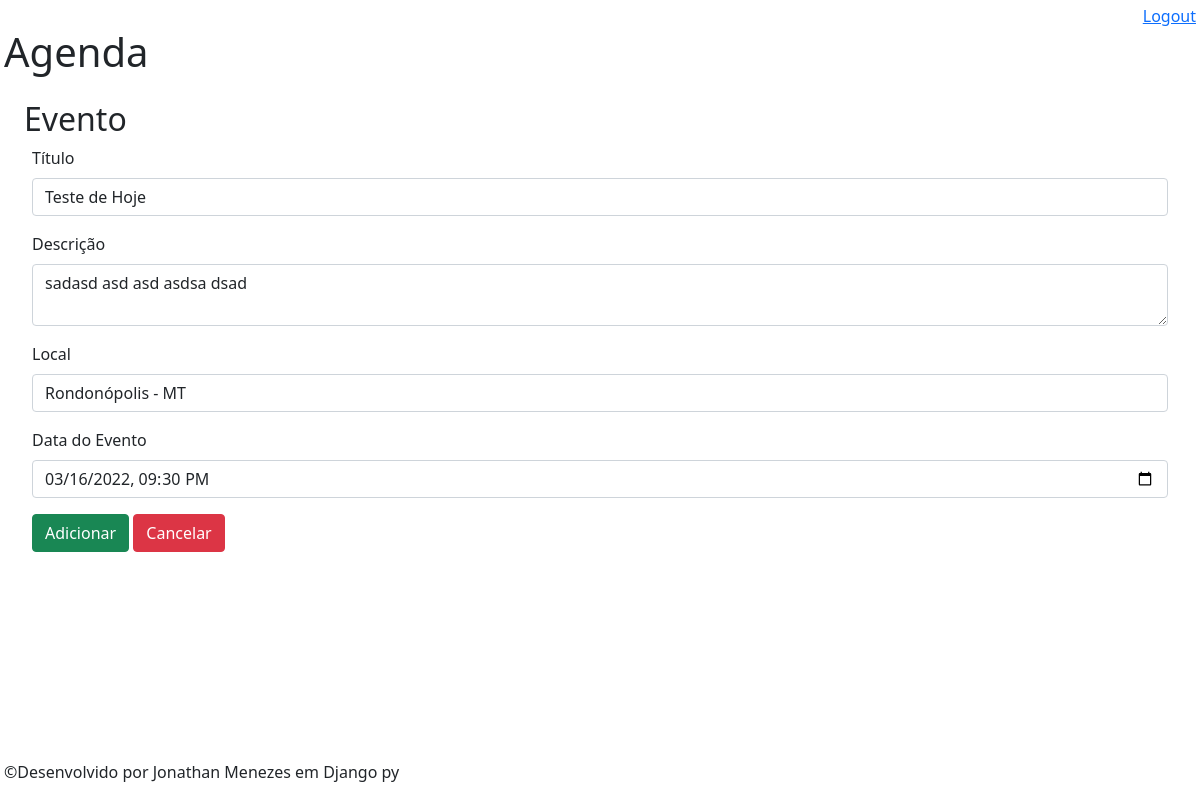
Screenshot of /agenda/evento/?id=5 (signed in) with the database file from the repository.
### core/models.py (models this page shows, shortened)
class Evento(models.Model):
    titulo = models.CharField(max_length=100)
    descricao = models.TextField()
    local = models.TextField()
    data_evento = models.DateTimeField(blank=True,
                                       null=True,
                                       verbose_name='Data do Evento')
    data_criacao = models.DateTimeField(auto_now=True,
                                        verbose_name='Data de Criação')
    usuario = models.ForeignKey(User, on_delete=models.CASCADE)
    class Meta:
        db_table = 'evento'
    def get_data_evento_input(self):
        return self.data_evento.strftime('%Y-%m-%dT%H:%M')

### core/views.py (the view)
# urls.py: path('agenda/evento/', views.evento),
@login_required(login_url='/login/')
def evento(request):
    dados = {}
    evento_id = request.GET.get('id')
    if evento_id:
        dados['evento'] = Evento.objects.get(id=evento_id)
    return render(request, 'evento.html', dados)

### templates/evento.html (shortened to what this page needs)
{% extends "model-page.html" %}
{% block content %}
    <h2>Evento</h2>
    <form class="mx-2" action="submit" method="post">{% csrf_token %}
        <div class="mb-3">
            <label for="titulo" class="form-label">Título</label>
            <input type="text"
                   class="form-control"
                   id="titulo"
                   name="titulo"
                   value="{{ evento.titulo }}">
        </div>
        <div class="mb-3">
            <label for="descricao" class="form-label">Descrição</label>
            <textarea class="form-control"
                      id="descricao"
                      name="descricao">{{ evento.descricao }}</textarea>
        </div>
        <div class="mb-3">
            <label for="local" class="form-label">Local</label>
            <input type="text"
                   class="form-control"
                   id="local"
                   name="local"
                   value="{{ evento.local }}">
        </div>
        <div class="mb-3">
            <label for="data-evento" class="form-label">Data do Evento</label>
            <input type="datetime-local"
                   class="form-control"
                   id="data-evento"
                   name="data-evento"
                   value="{{ evento.get_data_evento_input }}">
        </div>
        <div class="mb-3">
            <button type="submit" class="btn btn-success">Adicionar</button>
            <a href="/">
                <button type="button" class="btn btn-danger">Cancelar</button>
            </a>
        </div>
    </form>
{% endblock %}

### rows the page displays
Evento: titulo "Teste de Hoje", descricao "sadasd asd asd asdsa dsad", local "Rondonópolis - MT", data-evento "03/16/2022 21:30"
